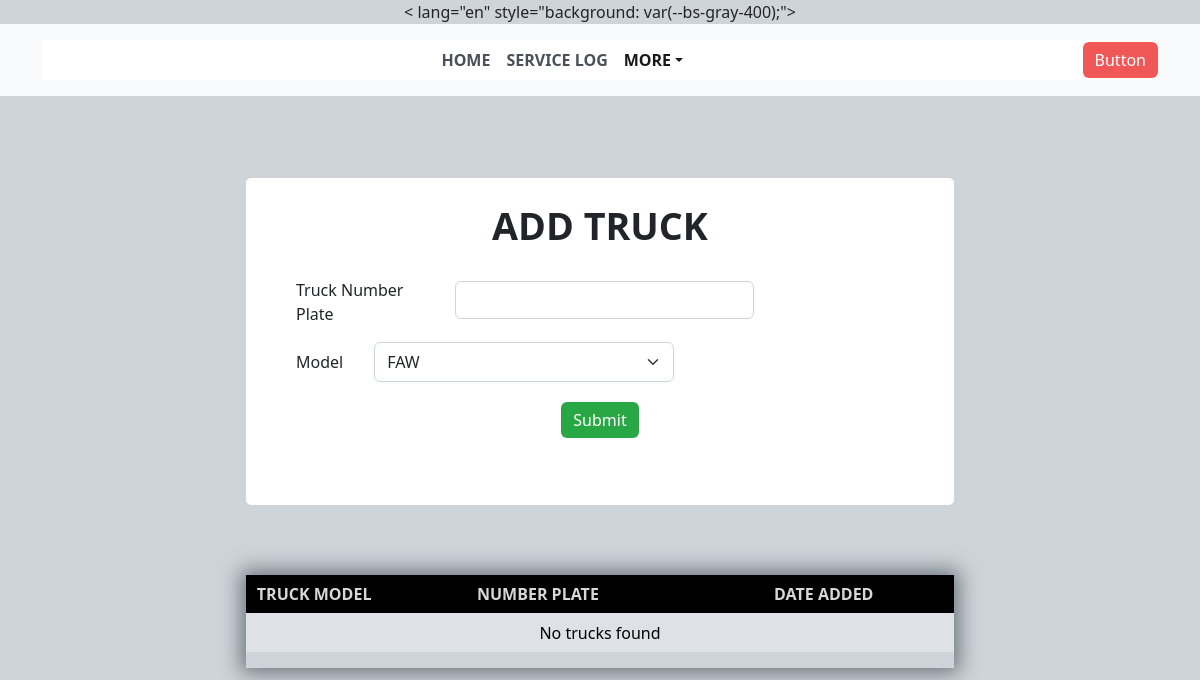
Page /addTruck.php on the earlier database version.
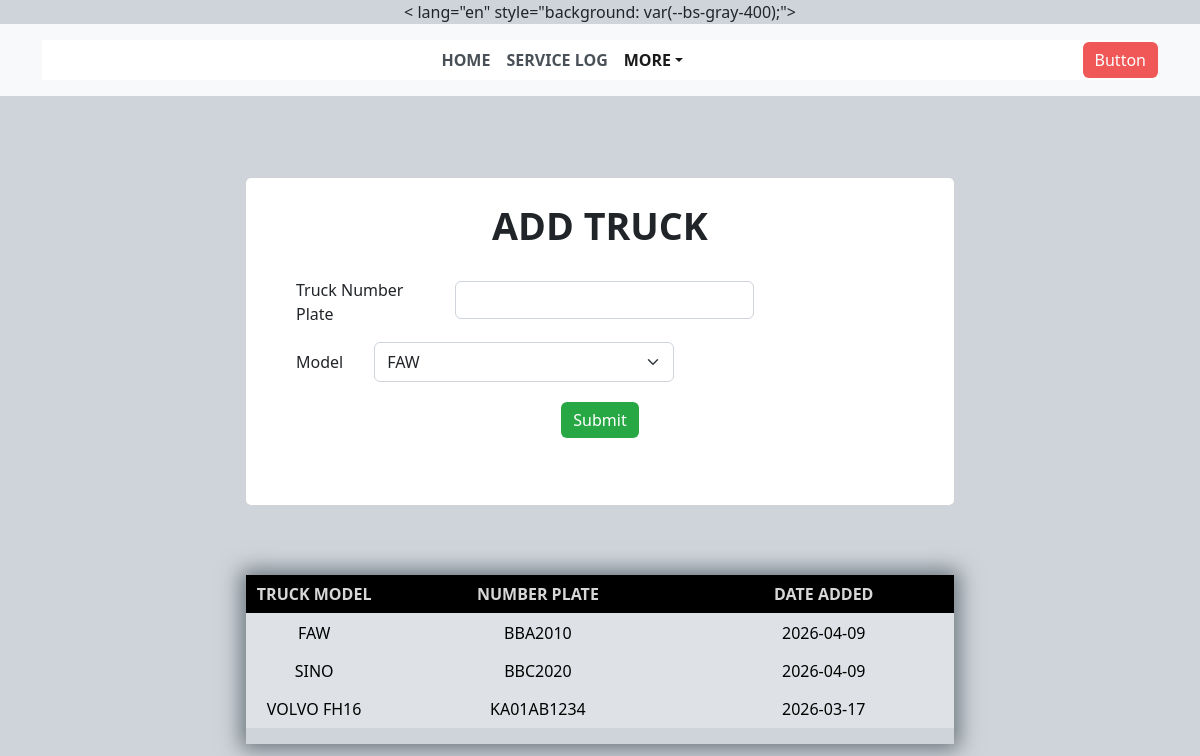
Same page on the later database version.
### tables this page shows
CREATE TABLE `trucks` (
  `truck_id` int(11) NOT NULL,
  `number_plate` varchar(20) NOT NULL,
  `model` varchar(100) NOT NULL,
  `driver_id` int(11) DEFAULT NULL,
  `created_at` timestamp NOT NULL DEFAULT current_timestamp()
);

### addTruck.php (the view, shortened to what the changed rows need)
<?php
require_once __DIR__ . '/config/conn.php';
$trucks = [];
if ($conn) {
    $result = $conn->query('SELECT truck_id, number_plate, model, created_at FROM trucks ORDER BY truck_id DESC');
    if ($result) {
        while ($row = $result->fetch_assoc()) {
            $trucks[] = $row;
        }
    }
}
?>
<!DOCTYPE >
<head>
    <link rel="stylesheet" href="assets/bootstrap/css/bootstrap.min.css">
    <link rel="stylesheet" href="assets/css/Navbar-Centered-Links-icons.css">
</head>
<body style="background: var(--bs-gray-400);text-align: center;height: 690.2px;">
    <div class="container" style="background: rgba(8,6,6,0);width: 732px;padding-bottom: 18px;border-style: none;box-shadow: 0px 0px var(--bs-indigo);">
        <div class="table-responsive" style="background: var(--bs-table-border-color);margin-top: 0px;border-style: none;border-color: #d92323;border-bottom-style: none;box-shadow: 0px 0px 20px 5px var(--bs-gray-600);padding-top: 0px;">
            <table class="table">
                <thead>
                    <tr>
                        <th style="text-align: center;background: var(--bs-black);color: #d7d7d7;width: 136.3px;">TRUCK MODEL</th>
                        <th style="text-align: center;background: var(--bs-black);color: #d7d7d7;">NUMBER PLATE</th>
                        <th style="text-align: center;background: var(--bs-black);color: #d7d7d7;">DATE ADDED</th>
                    </tr>
                </thead>
                <tbody>
                    <?php if (!empty($trucks)): ?>
                        <?php foreach ($trucks as $truck): ?>
                            <tr>
                                <td style="text-align: center;color: var(--bs-black);background: var(--bs-table-border-color);border-style: none;"><?php echo htmlspecialchars(strtoupper($truck['model'])); ?></td>
                                <td style="text-align: center;color: var(--bs-black);background: var(--bs-table-border-color);border-style: none;"><?php echo htmlspecialchars($truck['number_plate']); ?></td>
                                <td style="text-align: center;color: var(--bs-black);background: var(--bs-table-border-color);border-style: none;"><?php echo htmlspecialchars(date('Y-m-d', strtotime($truck['created_at']))); ?></td>
                            </tr>
                        <?php endforeach; ?>
                    <?php else: ?>
                        <tr>
                            <td colspan="3" style="text-align: center;color: var(--bs-black);background: var(--bs-table-border-color);border-style: none;">No trucks found</td>
                        </tr>
                    <?php endif; ?>
                </tbody>
            </table>
        </div>
    </div>
</body>

Differences in the rows shown:
added trucks: model "FAW", number_plate "BBA2010", created_at "2026-04-09"
added trucks: model "SINO", number_plate "BBC2020", created_at "2026-04-09"
added trucks: model "VOLVO FH16", number_plate "KA01AB1234", created_at "2026-03-17"
Other differences:
text no longer shown: "No trucks found"
